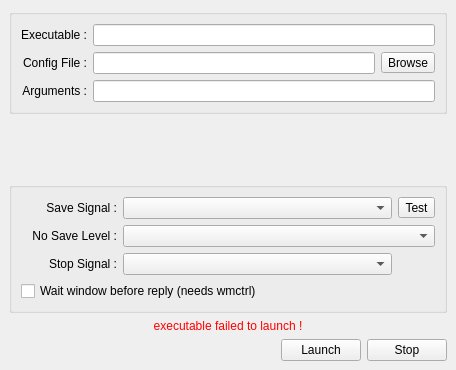
<?xml version="1.0" encoding="UTF-8"?>
<ui version="4.0">
 <class>MainWindow</class>
 <widget class="QMainWindow" name="MainWindow">
  <property name="geometry">
   <rect>
    <x>0</x>
    <y>0</y>
    <width>456</width>
    <height>370</height>
   </rect>
  </property>
  <property name="windowTitle">
   <string>Nex Proxy</string>
  </property>
  <widget class="QWidget" name="centralwidget">
   <layout class="QVBoxLayout" name="verticalLayout_2">
    <item>
     <widget class="QGroupBox" name="groupBox">
      <property name="toolTip">
       <string>&lt;html&gt;&lt;head/&gt;&lt;body&gt;&lt;p&gt;Command-line options are incompatible with robust session management for a variety of reasons, so the NSM server does not support them directly.&lt;/p&gt;&lt;p&gt;Some audio programs doesn't have NSM implementation yet, but they can have a LASH/LADISH implementation, and we can use it for the save signal.&lt;/p&gt;&lt;p&gt;Be warned that referring to files outside of the session directory will impair your ability to reliably archive and transport sessions. &lt;br/&gt;&lt;br/&gt;Patching the program to use NSM natively will result in a better experience. &lt;/p&gt;&lt;/body&gt;&lt;/html&gt;</string>
      </property>
      <property name="title">
       <string/>
      </property>
      <layout class="QGridLayout" name="gridLayout_3">
       <item row="1" column="1">
        <widget class="QLineEdit" name="lineEditConfigFile">
         <property name="toolTip">
          <string>&lt;html&gt;&lt;head/&gt;&lt;body&gt;&lt;p&gt;The program will be started with its current directory being a uniquely named directory under the current session directory. &lt;/p&gt;&lt;p&gt;It is recommended that you only refer to files in the current directory.&lt;/p&gt;&lt;/body&gt;&lt;/html&gt;</string>
         </property>
        </widget>
       </item>
       <item row="1" column="0">
        <widget class="QLabel" name="label_3">
         <property name="toolTip">
          <string>&lt;html&gt;&lt;head/&gt;&lt;body&gt;&lt;p&gt;The program will be started with its current directory being a uniquely named directory under the current session directory. &lt;/p&gt;&lt;p&gt;It is recommended that you only refer to files in the current directory.&lt;/p&gt;&lt;/body&gt;&lt;/html&gt;</string>
         </property>
         <property name="text">
          <string>Config File :</string>
         </property>
         <property name="alignment">
          <set>Qt::AlignRight|Qt::AlignTrailing|Qt::AlignVCenter</set>
         </property>
        </widget>
       </item>
       <item row="0" column="0">
        <widget class="QLabel" name="label_2">
         <property name="toolTip">
          <string>&lt;html&gt;&lt;head/&gt;&lt;body&gt;&lt;p&gt;Command-line options are incompatible with robust session management for a variety of reasons, so the NSM server does not support them directly.&lt;/p&gt;&lt;p&gt;Some audio programs doesn't have NSM implementation yet, but they can have a LASH/LADISH implementation, and we can use it for the save signal.&lt;/p&gt;&lt;p&gt;Be warned that referring to files outside of the session directory will impair your ability to reliably archive and transport sessions. &lt;br/&gt;&lt;br/&gt;Patching the program to use NSM natively will result in a better experience. &lt;/p&gt;&lt;/body&gt;&lt;/html&gt;</string>
         </property>
         <property name="text">
          <string>Executable :</string>
         </property>
         <property name="alignment">
          <set>Qt::AlignRight|Qt::AlignTrailing|Qt::AlignVCenter</set>
         </property>
        </widget>
       </item>
       <item row="0" column="1" colspan="2">
        <widget class="QLineEdit" name="lineEditExecutable">
         <property name="toolTip">
          <string>&lt;html&gt;&lt;head/&gt;&lt;body&gt;&lt;p&gt;Command-line options are incompatible with robust session management for a variety of reasons, so the NSM server does not support them directly.&lt;/p&gt;&lt;p&gt;Some audio programs doesn't have NSM implementation yet, but they can have a LASH/LADISH implementation, and we can use it for the save signal.&lt;/p&gt;&lt;p&gt;Be warned that referring to files outside of the session directory will impair your ability to reliably archive and transport sessions. &lt;br/&gt;&lt;br/&gt;Patching the program to use NSM natively will result in a better experience. &lt;/p&gt;&lt;/body&gt;&lt;/html&gt;</string>
         </property>
        </widget>
       </item>
       <item row="1" column="2">
        <widget class="QToolButton" name="toolButtonBrowse">
         <property name="toolTip">
          <string>&lt;html&gt;&lt;head/&gt;&lt;body&gt;&lt;p&gt;The program will be started with its current directory being a uniquely named directory under the current session directory. &lt;/p&gt;&lt;p&gt;It is recommended that you only refer to files in the current directory.&lt;/p&gt;&lt;/body&gt;&lt;/html&gt;</string>
         </property>
         <property name="text">
          <string>Browse</string>
         </property>
         <property name="icon">
          <iconset theme="folder-open">
           <normaloff>.</normaloff>.</iconset>
         </property>
         <property name="toolButtonStyle">
          <enum>Qt::ToolButtonTextBesideIcon</enum>
         </property>
        </widget>
       </item>
       <item row="2" column="0">
        <widget class="QLabel" name="label_5">
         <property name="toolTip">
          <string>&lt;html&gt;&lt;head/&gt;&lt;body&gt;&lt;p&gt;The environment variables $NSM_CLIENT_ID and $NEX_SESSION_NAME will contain the unique client ID (suitable for use as e.g. a JACK client name) and the display name for the session, respectively.&lt;br/&gt;The variable $CONFIG_FILE will contain the name of the config file selected above.&lt;/p&gt;&lt;/body&gt;&lt;/html&gt;</string>
         </property>
         <property name="text">
          <string>Arguments :</string>
         </property>
         <property name="alignment">
          <set>Qt::AlignRight|Qt::AlignTrailing|Qt::AlignVCenter</set>
         </property>
        </widget>
       </item>
       <item row="2" column="1" colspan="2">
        <widget class="QLineEdit" name="lineEditArguments">
         <property name="toolTip">
          <string>&lt;html&gt;&lt;head/&gt;&lt;body&gt;&lt;p&gt;The environment variables $NSM_CLIENT_ID and $NEX_SESSION_NAME will contain the unique client ID (suitable for use as e.g. a JACK client name) and the display name for the session, respectively.&lt;br/&gt;The variable $CONFIG_FILE will contain the name of the config file selected above.&lt;/p&gt;&lt;/body&gt;&lt;/html&gt;</string>
         </property>
        </widget>
       </item>
      </layout>
     </widget>
    </item>
    <item>
     <spacer name="verticalSpacer">
      <property name="orientation">
       <enum>Qt::Vertical</enum>
      </property>
      <property name="sizeHint" stdset="0">
       <size>
        <width>20</width>
        <height>40</height>
       </size>
      </property>
     </spacer>
    </item>
    <item>
     <widget class="QGroupBox" name="groupBox_3">
      <property name="title">
       <string/>
      </property>
      <layout class="QGridLayout" name="gridLayout_2">
       <item row="4" column="0" colspan="3">
        <widget class="QCheckBox" name="checkBoxWaitWindow">
         <property name="text">
          <string>Wait window before reply (needs wmctrl)</string>
         </property>
        </widget>
       </item>
       <item row="0" column="1">
        <widget class="QComboBox" name="comboSaveSig">
         <property name="toolTip">
          <string>&lt;html&gt;&lt;head/&gt;&lt;body&gt;&lt;p&gt;Some (very few) programs may respond to a specific Unix signal by somehow saving their state.&lt;/p&gt;&lt;p&gt;If 'Save Signal' is set to something other than 'None', then Nex Proxy will deliver the specified signal to the proxied process upon an NSM 'Save' event.&lt;/p&gt;&lt;p&gt;If program is compatible with LASH/LADISH, save signal is SIGUSR1.&lt;/p&gt;&lt;p&gt;Most programs will treat these signals just like SIGTERM and die.&lt;/p&gt;&lt;p&gt;You have been warned.&lt;/p&gt;&lt;/body&gt;&lt;/html&gt;</string>
         </property>
        </widget>
       </item>
       <item row="2" column="0">
        <widget class="QLabel" name="label_10">
         <property name="sizePolicy">
          <sizepolicy hsizetype="Preferred" vsizetype="Preferred">
           <horstretch>0</horstretch>
           <verstretch>0</verstretch>
          </sizepolicy>
         </property>
         <property name="toolTip">
          <string>&lt;html&gt;&lt;head/&gt;&lt;body&gt;&lt;p&gt;Most programs will shutdown gracefully when sent a SIGTERM or SIGINT signal.&lt;br/&gt;It's impossible to know which signal a specific program will respond to.&lt;br/&gt;A unhandled signal will simply kill the process, and may cause problems with the audio subsystem (e.g. JACK).&lt;br/&gt;Check the program's documentation or source code to determine which signal to use to stop it gracefully.&lt;/p&gt;&lt;/body&gt;&lt;/html&gt;</string>
         </property>
         <property name="text">
          <string>Stop Signal :</string>
         </property>
         <property name="alignment">
          <set>Qt::AlignRight|Qt::AlignTrailing|Qt::AlignVCenter</set>
         </property>
        </widget>
       </item>
       <item row="0" column="2">
        <widget class="QToolButton" name="toolButtonTestSave">
         <property name="text">
          <string>Test</string>
         </property>
         <property name="icon">
          <iconset theme="send-to-symbolic">
           <normaloff>.</normaloff>.</iconset>
         </property>
         <property name="toolButtonStyle">
          <enum>Qt::ToolButtonTextBesideIcon</enum>
         </property>
        </widget>
       </item>
       <item row="2" column="1">
        <widget class="QComboBox" name="comboStopSig">
         <property name="toolTip">
          <string>&lt;html&gt;&lt;head/&gt;&lt;body&gt;&lt;p&gt;Most programs will shutdown gracefully when sent a SIGTERM or SIGINT signal.&lt;br/&gt;It's impossible to know which signal a specific program will respond to.&lt;br/&gt;A unhandled signal will simply kill the process, and may cause problems with the audio subsystem (e.g. JACK).&lt;br/&gt;Check the program's documentation or source code to determine which signal to use to stop it gracefully.&lt;/p&gt;&lt;/body&gt;&lt;/html&gt;</string>
         </property>
        </widget>
       </item>
       <item row="0" column="0">
        <widget class="QLabel" name="label_8">
         <property name="sizePolicy">
          <sizepolicy hsizetype="Preferred" vsizetype="Preferred">
           <horstretch>0</horstretch>
           <verstretch>0</verstretch>
          </sizepolicy>
         </property>
         <property name="toolTip">
          <string>&lt;html&gt;&lt;head/&gt;&lt;body&gt;&lt;p&gt;Some (very few) programs may respond to a specific Unix signal by somehow saving their state.&lt;/p&gt;&lt;p&gt;If 'Save Signal' is set to something other than 'None', then Nex Proxy will deliver the specified signal to the proxied process upon an NSM 'Save' event.&lt;/p&gt;&lt;p&gt;If program is compatible with LASH/LADISH, save signal is SIGUSR1.&lt;/p&gt;&lt;p&gt;Most programs will treat these signals just like SIGTERM and die.&lt;/p&gt;&lt;p&gt;You have been warned.&lt;/p&gt;&lt;/body&gt;&lt;/html&gt;</string>
         </property>
         <property name="text">
          <string>Save Signal :</string>
         </property>
         <property name="alignment">
          <set>Qt::AlignRight|Qt::AlignTrailing|Qt::AlignVCenter</set>
         </property>
        </widget>
       </item>
       <item row="1" column="0">
        <widget class="QLabel" name="labelNoSaveLevel">
         <property name="sizePolicy">
          <sizepolicy hsizetype="Preferred" vsizetype="Preferred">
           <horstretch>0</horstretch>
           <verstretch>0</verstretch>
          </sizepolicy>
         </property>
         <property name="text">
          <string>No Save Level :</string>
         </property>
         <property name="alignment">
          <set>Qt::AlignRight|Qt::AlignTrailing|Qt::AlignVCenter</set>
         </property>
        </widget>
       </item>
       <item row="1" column="1" colspan="2">
        <widget class="QComboBox" name="comboNoSave">
         <property name="sizePolicy">
          <sizepolicy hsizetype="Preferred" vsizetype="Fixed">
           <horstretch>1</horstretch>
           <verstretch>0</verstretch>
          </sizepolicy>
         </property>
         <property name="toolTip">
          <string>&lt;html&gt;&lt;head/&gt;&lt;body&gt;&lt;p&gt;If this proxy has no save signal,&lt;br/&gt;it can sends to session manager this information.&lt;/p&gt;&lt;p&gt;&lt;ul&gt;&lt;li&gt;0 - this information is not sent.&lt;/li&gt;&lt;li&gt;1 - this information is sent, session manager will ask user to close programs himself at session unload.&lt;/li&gt;&lt;li&gt;2 - this information is sent, session manager can try to close window gracefully before to ask user to close programs himself  at session unload. Good choice if the program displays a dialog if changes are not saved.&lt;/li&gt;&lt;/ul&gt;&lt;/p&gt;&lt;/body&gt;&lt;/html&gt;</string>
         </property>
        </widget>
       </item>
      </layout>
     </widget>
    </item>
    <item>
     <widget class="QLabel" name="labelError">
      <property name="styleSheet">
       <string notr="true">color: red</string>
      </property>
      <property name="text">
       <string>executable failed to launch !</string>
      </property>
      <property name="alignment">
       <set>Qt::AlignCenter</set>
      </property>
     </widget>
    </item>
    <item>
     <layout class="QHBoxLayout" name="horizontalLayout">
      <item>
       <spacer name="horizontalSpacer_2">
        <property name="orientation">
         <enum>Qt::Horizontal</enum>
        </property>
        <property name="sizeHint" stdset="0">
         <size>
          <width>40</width>
          <height>20</height>
         </size>
        </property>
       </spacer>
      </item>
      <item>
       <widget class="QPushButton" name="pushButtonStart">
        <property name="text">
         <string>Launch</string>
        </property>
        <property name="icon">
         <iconset theme="media-playback-start">
          <normaloff>.</normaloff>.</iconset>
        </property>
       </widget>
      </item>
      <item>
       <widget class="QPushButton" name="pushButtonStop">
        <property name="text">
         <string>Stop</string>
        </property>
        <property name="icon">
         <iconset theme="media-playback-stop">
          <normaloff>.</normaloff>.</iconset>
        </property>
       </widget>
      </item>
     </layout>
    </item>
   </layout>
  </widget>
 </widget>
 <resources/>
 <connections/>
</ui>
